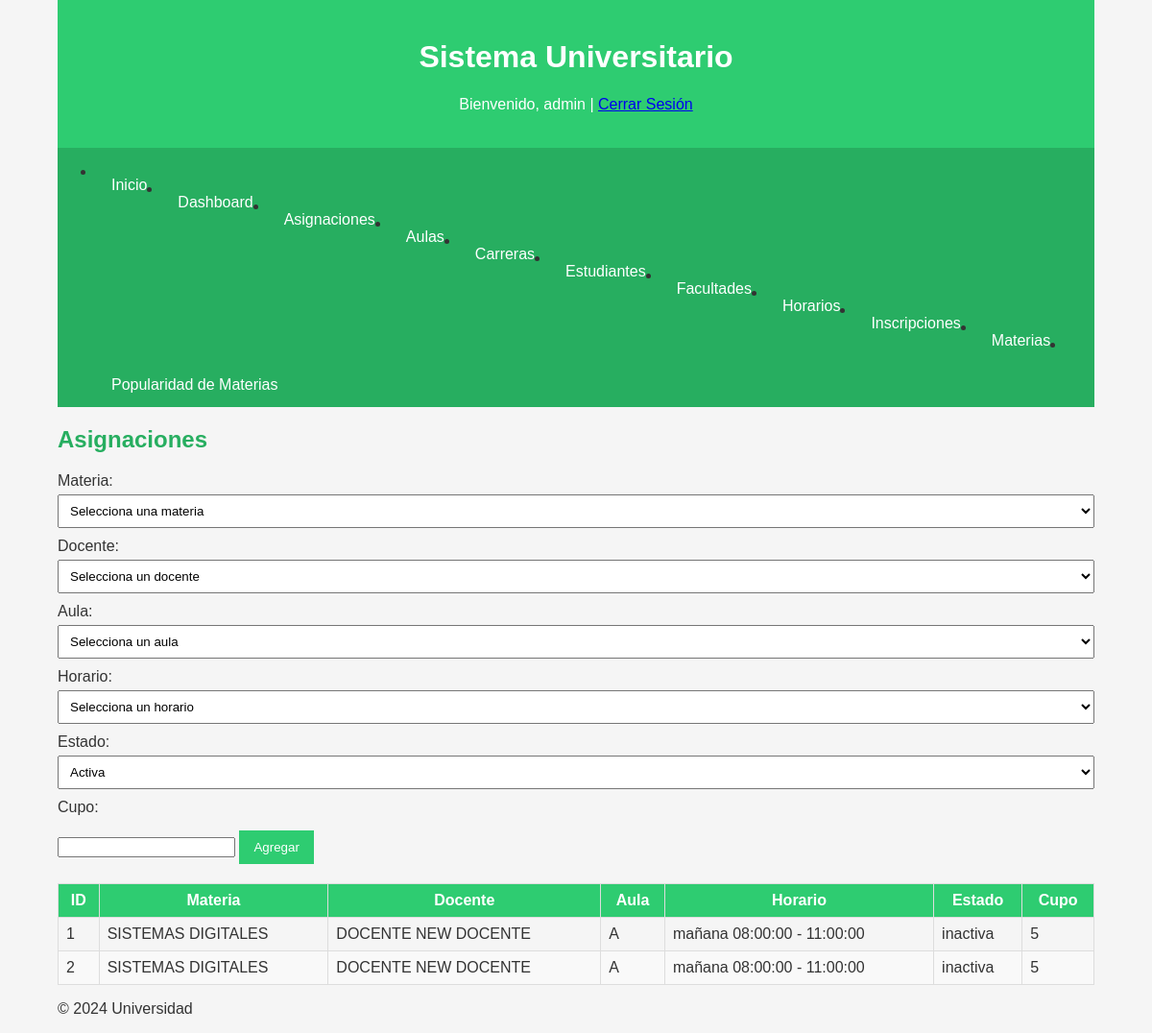
The app's page /views/admin/asignaciones.php (signed in) with its own data.
### tables this page shows
CREATE TABLE `asignaciones` (
  `id_asignacion` int(11) NOT NULL,
  `id_materia` int(11) DEFAULT NULL,
  `id_docente` int(11) DEFAULT NULL,
  `id_aula` int(11) DEFAULT NULL,
  `id_horario` int(11) DEFAULT NULL,
  `estado_asignacion` enum('activa','inactiva') DEFAULT 'activa',
  `cupo` int(11) NOT NULL DEFAULT 0
);

CREATE TABLE `materias` (
  `id_materia` int(11) NOT NULL,
  `nombre` varchar(100) NOT NULL,
  `codigo` varchar(20) NOT NULL,
  `estado` enum('abierta','cerrada') DEFAULT 'cerrada'
);

CREATE TABLE `docentes` (
  `id_docente` int(11) NOT NULL,
  `nombre` varchar(50) NOT NULL,
  `apellido` varchar(50) NOT NULL,
  `telefono` varchar(15) DEFAULT NULL,
  `turno` enum('mañana','tarde','noche') NOT NULL
);

CREATE TABLE `aulas` (
  `id_aula` int(11) NOT NULL,
  `nombre_aula` varchar(50) NOT NULL,
  `numero` int(11) NOT NULL
);

CREATE TABLE `horarios` (
  `id_horario` int(11) NOT NULL,
  `turno` enum('mañana','tarde','noche') NOT NULL,
  `hora_inicio` time NOT NULL,
  `hora_fin` time NOT NULL,
  `receso` tinyint(1) DEFAULT 0
);

### views/admin/asignaciones.php (the view, shortened to what this page needs)
<?php
include '../../include/header.php';
include '../../include/db_connection.php';
$sql = "SELECT a.id_asignacion, m.nombre AS materia, d.nombre AS docente_nombre, d.apellido AS docente_apellido, au.nombre_aula, h.turno, h.hora_inicio, h.hora_fin, a.estado_asignacion, a.cupo
        FROM asignaciones a
        JOIN materias m ON a.id_materia = m.id_materia
        JOIN docentes d ON a.id_docente = d.id_docente
        JOIN aulas au ON a.id_aula = au.id_aula
        JOIN horarios h ON a.id_horario = h.id_horario";
$result = $conn->query($sql);
?>
<h2>Asignaciones</h2>
<form method="POST" action="">
    <label for="id_materia">Materia:</label>
    <select name="id_materia" id="id_materia" required>
        <option value="">Selecciona una materia</option>
    </select>
    <label for="id_docente">Docente:</label>
    <select name="id_docente" id="id_docente" required>
        <option value="">Selecciona un docente</option>
    </select>
    <label for="id_aula">Aula:</label>
    <select name="id_aula" id="id_aula" required>
        <option value="">Selecciona un aula</option>
    </select>
    <label for="id_horario">Horario:</label>
    <select name="id_horario" id="id_horario" required>
        <option value="">Selecciona un horario</option>
    </select>
    <label for="estado_asignacion">Estado:</label>
    <select name="estado_asignacion" id="estado_asignacion" required>
        <option value="activa">Activa</option>
    </select>
    <label for="cupo">Cupo:</label>
    <input type="number" name="cupo" id="cupo" required>
    <button type="submit" name="add_asignacion">Agregar</button>
</form>
<table>
    <thead>
        <tr>
            <th>ID</th>
            <th>Materia</th>
            <th>Docente</th>
            <th>Aula</th>
            <th>Horario</th>
            <th>Estado</th>
            <th>Cupo</th>
        </tr>
    </thead>
    <tbody>
        <?php if ($result && $result->num_rows > 0): ?>
            <?php while ($row = $result->fetch_assoc()): ?>
                <tr>
                    <td><?php echo htmlspecialchars($row['id_asignacion']); ?></td>
                    <td><?php echo htmlspecialchars($row['materia']); ?></td>
                    <td><?php echo htmlspecialchars($row['docente_nombre'] . ' ' . $row['docente_apellido']); ?></td>
                    <td><?php echo htmlspecialchars($row['nombre_aula']); ?></td>
                    <td><?php echo htmlspecialchars($row['turno'] . ' ' . $row['hora_inicio'] . ' - ' . $row['hora_fin']); ?></td>
                    <td><?php echo htmlspecialchars($row['estado_asignacion']); ?></td>
                    <td><?php echo htmlspecialchars($row['cupo']); ?></td>
                </tr>
            <?php endwhile; ?>
        <?php else: ?>
            <tr><td colspan="7">No hay asignaciones registradas.</td></tr>
        <?php endif; ?>
    </tbody>
</table>
<?php
include '../../include/footer.php';
?>

### css/styles.css (style rules this page uses)
:root { --primary-color: #2ecc71; --secondary-color: #27ae60; --text-color: #333; --background-color: #f5f5f5; }
body { font-family: Arial, sans-serif; background-color: var(--background-color); color: var(--text-color); margin: 0; padding: 0; }
h2 { color: var(--secondary-color); margin-top: 20px; }
table { width: 100%; border-collapse: collapse; margin-top: 20px; }
table th, table td { border: 1px solid #ddd; padding: 8px; }
table th { background-color: var(--primary-color); color: white; }
table tr:nth-child(even) { background-color: #f9f9f9; }
form label { display: block; margin-top: 10px; }
form input[type="text"], form input[type="password"], form input[type="email"], form select, form input[type="file"] { width: 100%; padding: 8px; margin-top: 5px; box-sizing: border-box; }
form button { background-color: var(--primary-color); color: white; padding: 10px 15px; border: none; margin-top: 15px; cursor: pointer; }

### records on screen
asignaciones: id_asignacion "1", id_materia.nombre "SISTEMAS DIGITALES", id_docente.apellido "DOCENTE NEW DOCENTE", id_aula.nombre_aula "A", id_horario.hora_fin "mañana 08:00:00 - 11:00:00", estado_asignacion "inactiva", cupo "5"
asignaciones: id_asignacion "2", id_materia.nombre "SISTEMAS DIGITALES", id_docente.apellido "DOCENTE NEW DOCENTE", id_aula.nombre_aula "A", id_horario.hora_fin "mañana 08:00:00 - 11:00:00", estado_asignacion "inactiva", cupo "5"

### other values on screen
$_SESSION['usuario'] "admin"
